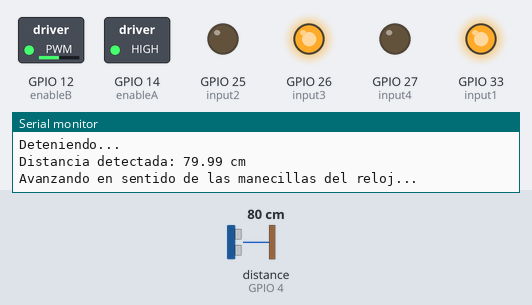
Recording of a sketch running on a simulated ESP32. Shown: switched loads named in the sketch (green lamp = pin HIGH), output pins drawn as LEDs (lit = HIGH), the last lines printed to the serial monitor. Wiring (inferred from the names in the program): ultrasonic range finder: trigger GPIO 16; echo GPIO 4. Dashed ring = blinking. The test bench sets the inputs (shaded band); at power-on: distance to the obstacle (sensor on GPIO 4) 80 cm. The echo pulse lasts 58.3 µs per cm; pins used as bus, display or sensor lines are not drawn.

Above: at 1.2 s.
1.3 s: distance to the obstacle (sensor on GPIO 4) set to 33 cm
2.8 s: distance to the obstacle (sensor on GPIO 4) set to 27 cm
At 3.8 s:
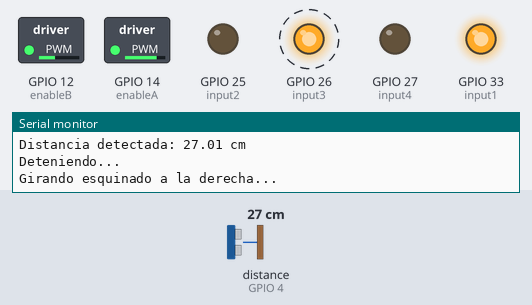
At 4.8 s:
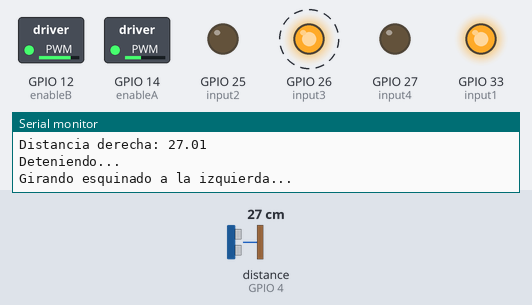
Timing chart, 0 to 11.8 s (numbered marks = the images above; inputs shaded):
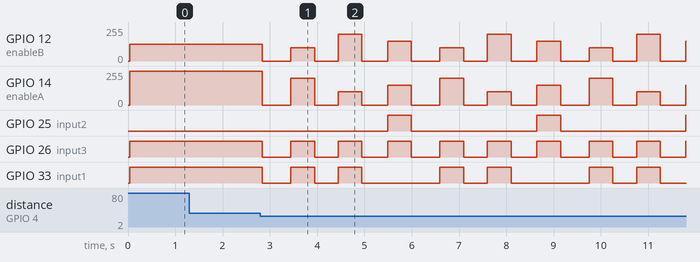

The sketch:

Cartito9no.ino
```cpp
// Pines del sensor de ultrasonido
const int EchoPin = 4;   // GPIO4 para el Echo
const int TriggerPin = 16; // GPIO16 para el Trigger

// Pines de control para los motores
const int input1 = 33, input2 = 25, input3 = 26, input4 = 27;
const int enableA = 14, enableB = 12;

// Variables de control
const int distanciaDeteccion = 30;  // Distancia límite de detección en cm

void setup() {
  Serial.begin(9600);
  pinMode(TriggerPin, OUTPUT); pinMode(EchoPin, INPUT);

  // Configurar pines de los motores
  pinMode(enableA, OUTPUT); pinMode(enableB, OUTPUT);
  pinMode(input1, OUTPUT); pinMode(input2, OUTPUT);
  pinMode(input3, OUTPUT); pinMode(input4, OUTPUT);

  pararMotores();
}

void loop() {
  float distancia = medirDistanciaCM();
  Serial.print("Distancia detectada: "); Serial.print(distancia); Serial.println(" cm");

  if (distancia > 0 && distancia <= distanciaDeteccion) {
    pararMotores();  // Detenerse de inmediato al detectar un obstáculo
    delay(500);

    // Gira a la derecha para revisar si hay obstáculos
    giroEsquinadoDerecha();
    delay(500);  // Espera un momento para hacer el giro
    float distanciaDerecha = medirDistanciaCM();  // Mide distancia al lado derecho
    Serial.print("Distancia derecha: "); Serial.println(distanciaDerecha);

    if (distanciaDerecha > distanciaDeteccion) {
      // Si no hay obstáculos a la derecha, avanzar hacia la derecha
      avanzar(255);
    } else {
      // Si hay obstáculos a la derecha, girar a la izquierda para revisar
      pararMotores();
      delay(500);
      giroEsquinadoIzquierda();
      delay(500);  // Espera un momento para hacer el giro
      float distanciaIzquierda = medirDistanciaCM();  // Mide distancia al lado izquierdo
      Serial.print("Distancia izquierda: "); Serial.println(distanciaIzquierda);

      if (distanciaIzquierda > distanciaDeteccion) {
        // Si no hay obstáculos a la izquierda, avanzar hacia la izquierda
        avanzar(255);
      } else {
        // Si hay obstáculos a ambos lados, girar hacia el lado contrario y avanzar
        pararMotores();
        delay(500);
        Serial.println("Obstáculos en ambos lados, girando y avanzando en el lado contrario...");
        giroSobreEje();  // Gira sobre su propio eje para cambiar de dirección
        delay(500);
        avanzar(255);  // Avanza después del giro
      }
    }
  } else {
    avanzar(255);  // Avanza normalmente si no hay obstáculo
  }

  delay(100);
}

// Medir la distancia con el sensor de ultrasonido
float medirDistanciaCM() {
  digitalWrite(TriggerPin, LOW); delayMicroseconds(2);
  digitalWrite(TriggerPin, HIGH); delayMicroseconds(10);
  digitalWrite(TriggerPin, LOW);

  unsigned long duracion = pulseIn(EchoPin, HIGH, 30000);
  return (duracion == 0) ? -1 : (duracion * 0.0343) / 2;
}

// Avanzar en el sentido de las manecillas del reloj
void avanzar(int velocidad) {
  Serial.println("Avanzando en sentido de las manecillas del reloj...");
  while (true) {
    float distancia = medirDistanciaCM();
    if (distancia > 0 && distancia <= distanciaDeteccion) {
      pararMotores();  // Detenerse si detecta un obstáculo mientras avanza
      break;  // Salir del bucle si se detecta un obstáculo
    }
    // Avanza correctamente, motor derecho más rápido que el izquierdo
    moverMotores(HIGH, LOW, HIGH, LOW, velocidad, velocidad / 2);  // Motor derecho más lento
    delay(100);
  }
}

// Retroceder en sentido contrario a las manecillas del reloj
void retroceder(int velocidad) {
  Serial.println("Retrocediendo en sentido contrario a las manecillas del reloj...");
  while (true) {
    float distancia = medirDistanciaCM();
    if (distancia > 0 && distancia <= distanciaDeteccion) {
      pararMotores();  // Detenerse si detecta un obstáculo mientras retrocede
      break;  // Salir del bucle si se detecta un obstáculo
    }
    // Retrocede correctamente, motor izquierdo más rápido que el derecho
    moverMotores(LOW, HIGH, LOW, HIGH, velocidad / 2, velocidad);  // Motor derecho más rápido
    delay(100);
  }
}

// Giro sobre su propio eje
void giroSobreEje() {
  Serial.println("Girando sobre su propio eje...");
  moverMotores(LOW, HIGH, HIGH, LOW, 150, 150);  // Motores en direcciones opuestas
}

// Giro esquinado a la derecha
void giroEsquinadoDerecha() {
  Serial.println("Girando esquinado a la derecha...");
  moverMotores(HIGH, LOW, HIGH, LOW, 200, 100);  // El motor derecho gira más lento que el izquierdo
}

// Giro esquinado a la izquierda
void giroEsquinadoIzquierda() {
  Serial.println("Girando esquinado a la izquierda...");
  moverMotores(HIGH, LOW, HIGH, LOW, 100, 200);  // El motor izquierdo gira más lento que el derecho
}

// Parar los motores
void pararMotores() {
  Serial.println("Deteniendo...");
  moverMotores(LOW, LOW, LOW, LOW, 0, 0);
}

// Controlar el movimiento de los motores
void moverMotores(int in1, int in2, int in3, int in4, int velA, int velB) {
  digitalWrite(input1, in1); digitalWrite(input2, in2);
  digitalWrite(input3, in3); digitalWrite(input4, in4);
  analogWrite(enableA, velA); analogWrite(enableB, velB);
}
```

Measured:
- the behaviour switches between 31 and 30 cm on distance to the obstacle (sensor on GPIO 4) (found by bisection; images 0 and 1)
- after the input at 1.3 s, every drawn part: stays the same
- after the input at 2.8 s, GPIO 12 (enableB): 127/255 → 0/255 at once, then repeats every 3.2 s: 100/255 0.50 s, 0/255 0.50 s, 200/255 0.50 s, 0/255 0.54 s, 150/255 0.50 s, 0/255 0.60 s; GPIO 14 (enableA): 255/255 → 0/255 at once, then repeats every 3.2 s: 200/255 0.50 s, 0/255 0.50 s, 100/255 0.50 s, 0/255 0.54 s, 150/255 0.50 s, 0/255 0.60 s
